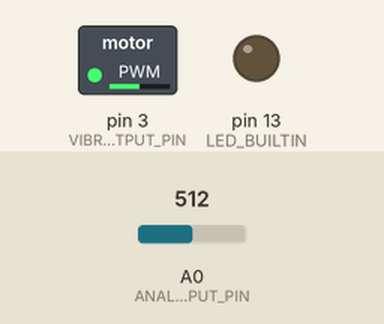
A sketch run on a simulated Arduino Uno, built with avr-gcc and run on an emulated ATmega328P. On the bench: switched loads named in the sketch (green lamp = pin HIGH), output pins drawn as LEDs (lit = HIGH). Inputs (shaded band) come from the test bench; at power-on: A0 (ANALOG_INPUT_PIN) = 512.

Above: at 1.2 s.
1.3 s: A0 (ANALOG_INPUT_PIN) set to 716
At 2.1 s:
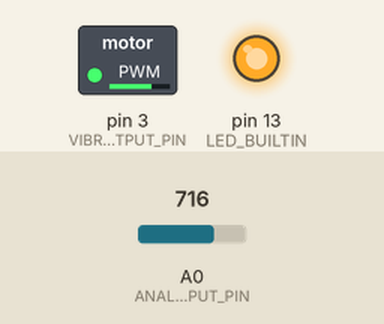
2.8 s: A0 (ANALOG_INPUT_PIN) set to 900
At 3.4 s:
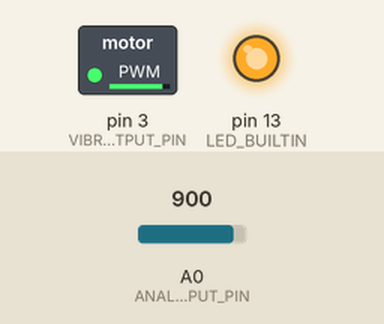
4.3 s: A0 (ANALOG_INPUT_PIN) set to 122
At 4.6 s:
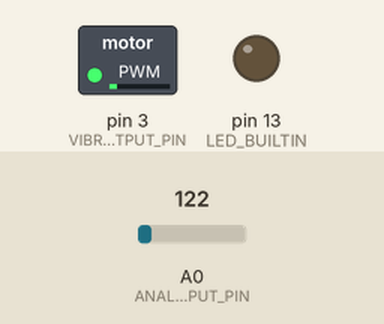
5.8 s: A0 (ANALOG_INPUT_PIN) set to 0
At 7.0 s:
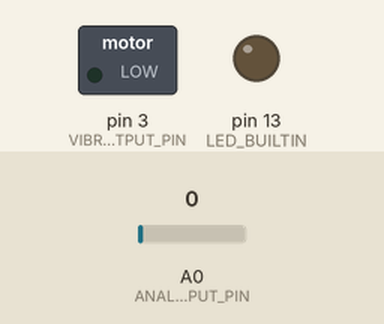
7.3 s: A0 (ANALOG_INPUT_PIN) set to 511
At 8.3 s:
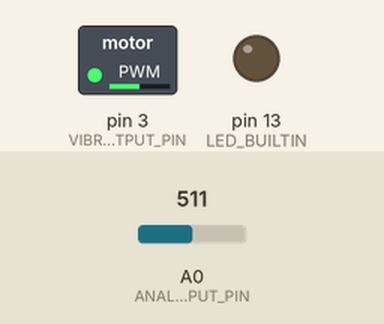
Timing chart, 0 to 9.8 s (numbered marks = the images above; inputs shaded):
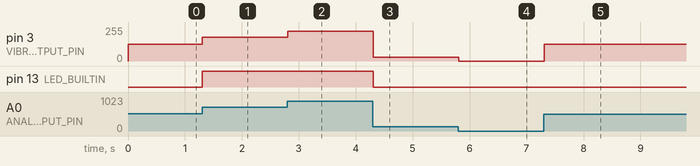

Measured:
- after the input at 1.3 s, pin 3 (VIBROMOTOR_OUTPUT_PIN): 127/255 → 178/255 at once; pin 13 (LED_BUILTIN): LOW → HIGH at once
- after the input at 2.8 s, pin 3 (VIBROMOTOR_OUTPUT_PIN): 178/255 → 224/255 at once
- after the input at 4.3 s, pin 3 (VIBROMOTOR_OUTPUT_PIN): 224/255 → 30/255 at once; pin 13 (LED_BUILTIN): HIGH → LOW at once
- after the input at 5.8 s, pin 3 (VIBROMOTOR_OUTPUT_PIN): 30/255 → 0/255 at once
- after the input at 7.3 s, pin 3 (VIBROMOTOR_OUTPUT_PIN): 0/255 → 127/255 at once

The sketch:

vibromotor_potentiometer_demo.ino
```cpp
const int VIBROMOTOR_OUTPUT_PIN = 3;
const int ANALOG_INPUT_PIN = A0;

void setup() {
  pinMode(VIBROMOTOR_OUTPUT_PIN, OUTPUT);
  //pinMode(ANALOG_INPUT_PIN, INPUT);
}

void loop() {
  int analogIn = analogRead(ANALOG_INPUT_PIN);
  int mapping = map(analogIn, 0, 1023, 0, 255);
  analogWrite(VIBROMOTOR_OUTPUT_PIN, mapping);
  analogWrite(LED_BUILTIN, mapping);
  delay(100);
}
```
